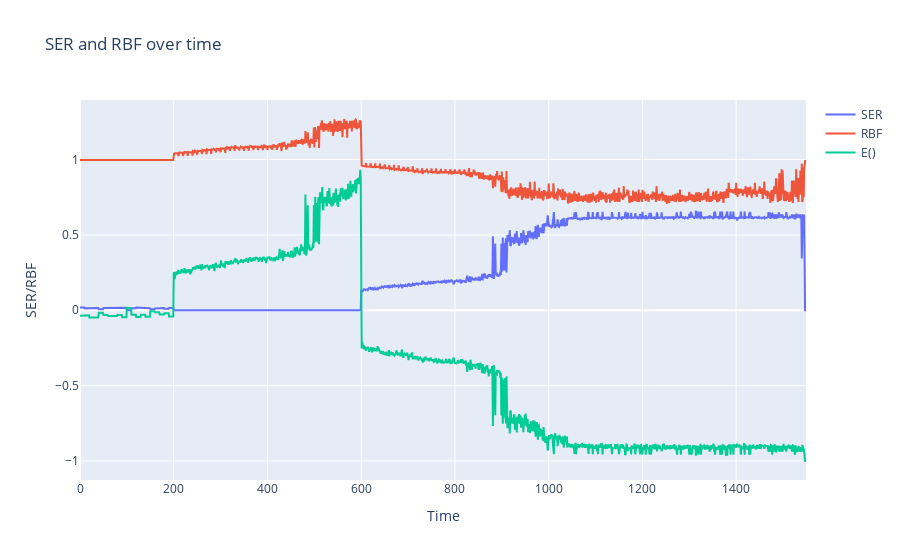

Here is the notebook cell this chart was saved with:
### Code cell
sers = np.apply_along_axis(ser, 1, fake_risks_history)
rbfs = np.apply_along_axis(rbf, 1, fake_evals_history)

# plot sers and rbfs
fig = go.Figure()
fig.add_trace(go.Scatter(x=np.arange(len(sers)), y=sers, mode='lines', name="SER"))
fig.add_trace(go.Scatter(x=np.arange(len(rbfs)), y=rbfs, mode='lines', name="RBF"))
fig.add_trace(go.Scatter(x=np.arange(len(fake_lasts)), y=fake_lasts, mode='lines', name="E()"))
fig.update_layout(title='SER and RBF over time', xaxis_title='Time', yaxis_title='SER/RBF')
fig.show()

### Figure 1 — Plotly figure (JSON) as saved in the notebook; plotly's stock layout.template omitted (floating-point values rounded to 4 significant figures; data arrays with more than 128 entries replaced by an {"elided": "..."} marker saying what was removed)
{"data": [{"mode": "lines", "name": "SER", "type": "scatter", "x": {"elided": "1550 int values"}, "y": {"elided": "1550 float values"}}, {"mode": "lines", "name": "RBF", "type": "scatter", "x": {"elided": "1550 int values"}, "y": {"elided": "1550 float values"}}, {"mode": "lines", "name": "E()", "type": "scatter", "x": {"elided": "1550 int values"}, "y": {"elided": "1550 float values"}}], "layout": {"title": {"text": "SER and RBF over time"}, "xaxis": {"title": {"text": "Time"}}, "yaxis": {"title": {"text": "SER/RBF"}}}}
